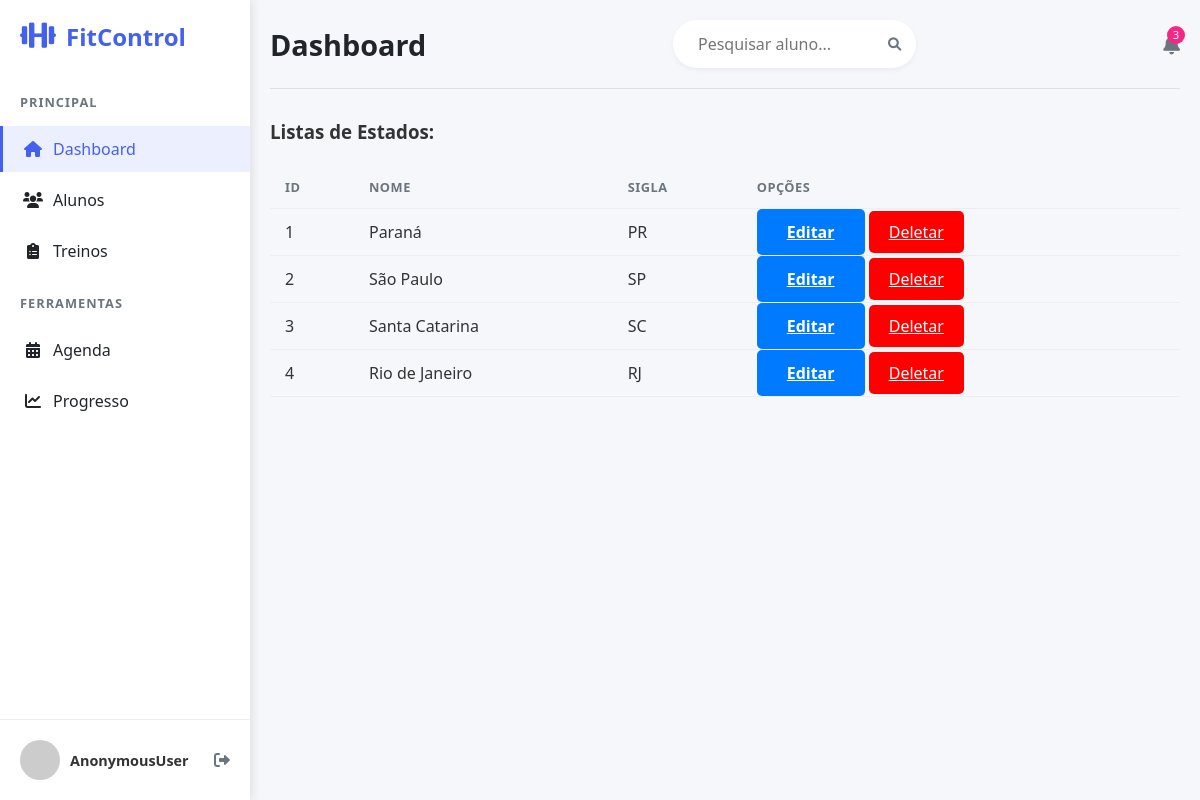
Page /listar/estado/ on the committed database.
### usuarios/models.py (models this page shows, shortened)
class Estado(models.Model):
    nome = models.CharField(max_length=30, verbose_name="Nome do Estado")
    sigla = models.CharField(max_length=2, verbose_name="Sigla do Estado")

### usuarios/views.py (the view)
# urls.py: path('listar/estado/', EstadoList.as_view(), name='listar_estado'),
class EstadoList(ListView):
    model = Estado
    template_name = 'cadastros/listas/estado.html'

### usuarios/templates/cadastros/listas/estado.html (shortened to what this page needs)
{% extends 'paginas/modelo.html' %}
{% load static %}
{% block conteudo %}
<h3>Listas de Estados:</h3>
<br>
<div>
    <table class= "table table-striped">
        <tr>
            <th>ID</th>
            <th>Nome</th>
            <th>Sigla</th>
            <th>Opções</th>
        </tr>
        {% for estados in object_list%}
        <tr>
            <td>{{ estados.id }}</td>
            <td>{{ estados.nome }}</td>
            <td>{{ estados.sigla }}</td>
            <td>
                <a class="btn btn-primary" href="{% url 'editar_estado' estados.id %}" title="Editar">Editar</a>
                <a class="btn-danger" href="{% url 'excluir_estado' estados.id %}" title="Excluir">Deletar</a>
            </td>
        </tr>
        {% empty %}
        <tr>
            <td>Nenhum Estado registrado.</td>
        </tr>
        {% endfor %}
</table>
</div>
{% endblock%}

### static/css/main.css (style rules this page uses)
* { margin: 0; padding: 0; box-sizing: border-box; font-family: 'Segoe UI', Tahoma, Geneva, Verdana, sans-serif; }
body { background-color: #f5f5f5; color: #333; }
:root { --primary-color: #4361ee; --secondary-color: #3f37c9; --accent-color: #4895ef; --success-color: #4cc9f0; --danger-color: #f72585; --warning-color: #f8961e; --info-color: #43aa8b; --light-color: #f8f9fa; --dark-color: #212529; --gray-color: #6c757d; --sidebar-width: 250px; }
table { width: 100%; border-collapse: collapse; }
table th, table td { padding: 12px 15px; text-align: left; border-bottom: 1px solid #eee; }
table th { font-weight: 600; color: var(--gray-color); font-size: 0.8rem; text-transform: uppercase; letter-spacing: 0.5px; }

### static/css/form_cadastro.css (style rules this page uses)
.btn-primary { padding: 12px 30px; background: #007bff; color: white; border: none; border-radius: 5px; cursor: pointer; font-size: 16px; font-weight: 600; transition: background 0.3s; }

### static/css/aluno_form.css (style rules this page uses)
body { font-family: 'Segoe UI', Tahoma, Geneva, Verdana, sans-serif; background-color: #f5f7fb; margin: 0; padding: 0; color: #333; }

### static/css/lista.css (style rules this page uses)
.btn-danger { background-color: red; color: white; border: none; padding: 10px 20px; border-radius: 5px; cursor: pointer; transition: background-color 0.3s; }

### rows in the picture
Estado: id "1", nome "Paraná", sigla "PR"
Estado: id "2", nome "São Paulo", sigla "SP"
Estado: id "3", nome "Santa Catarina", sigla "SC"
Estado: id "4", nome "Rio de Janeiro", sigla "RJ"

### other values in the picture
{{ request.user }} "AnonymousUser"
